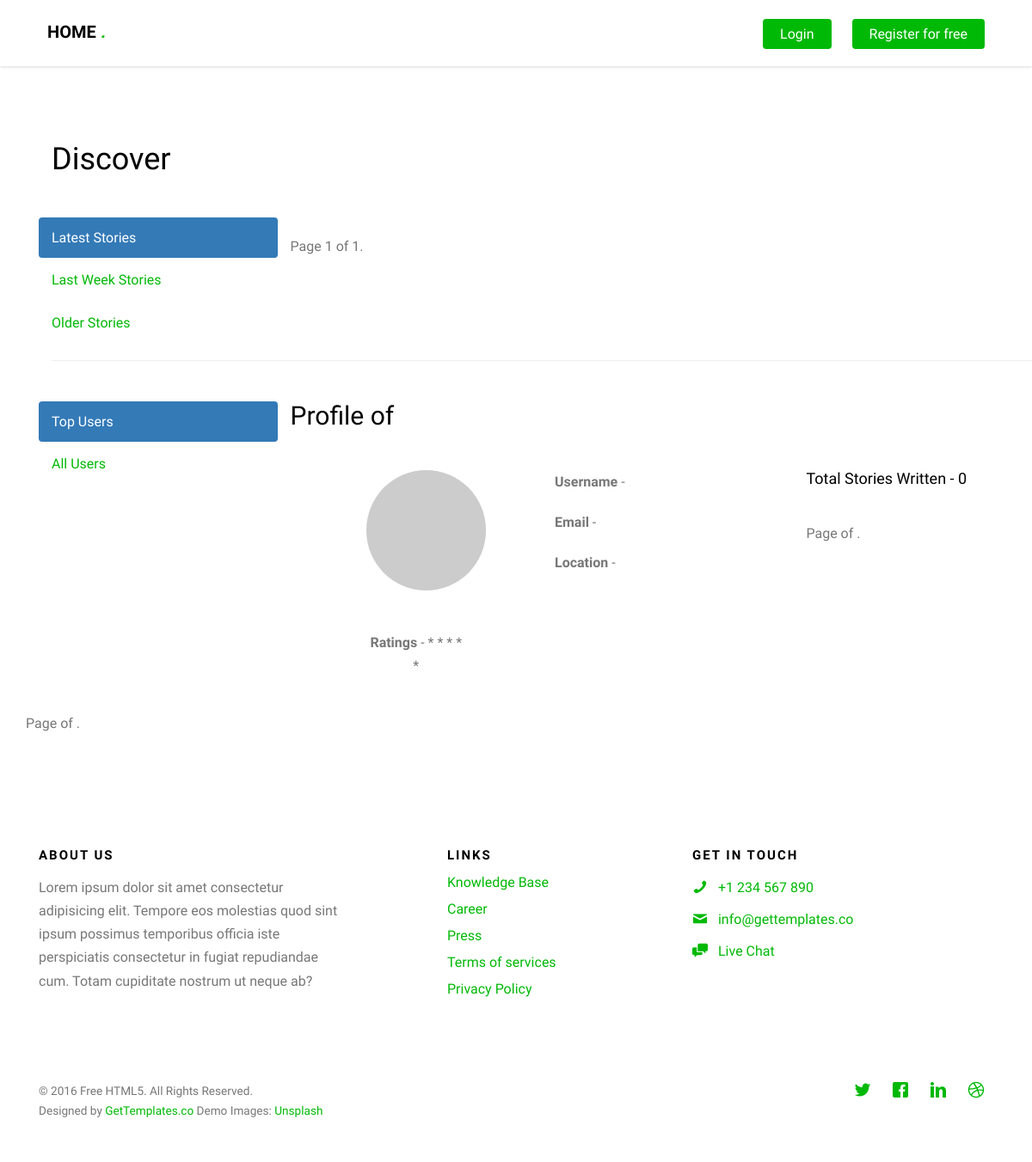
/posts/, run on an earlier commit of the app's database.
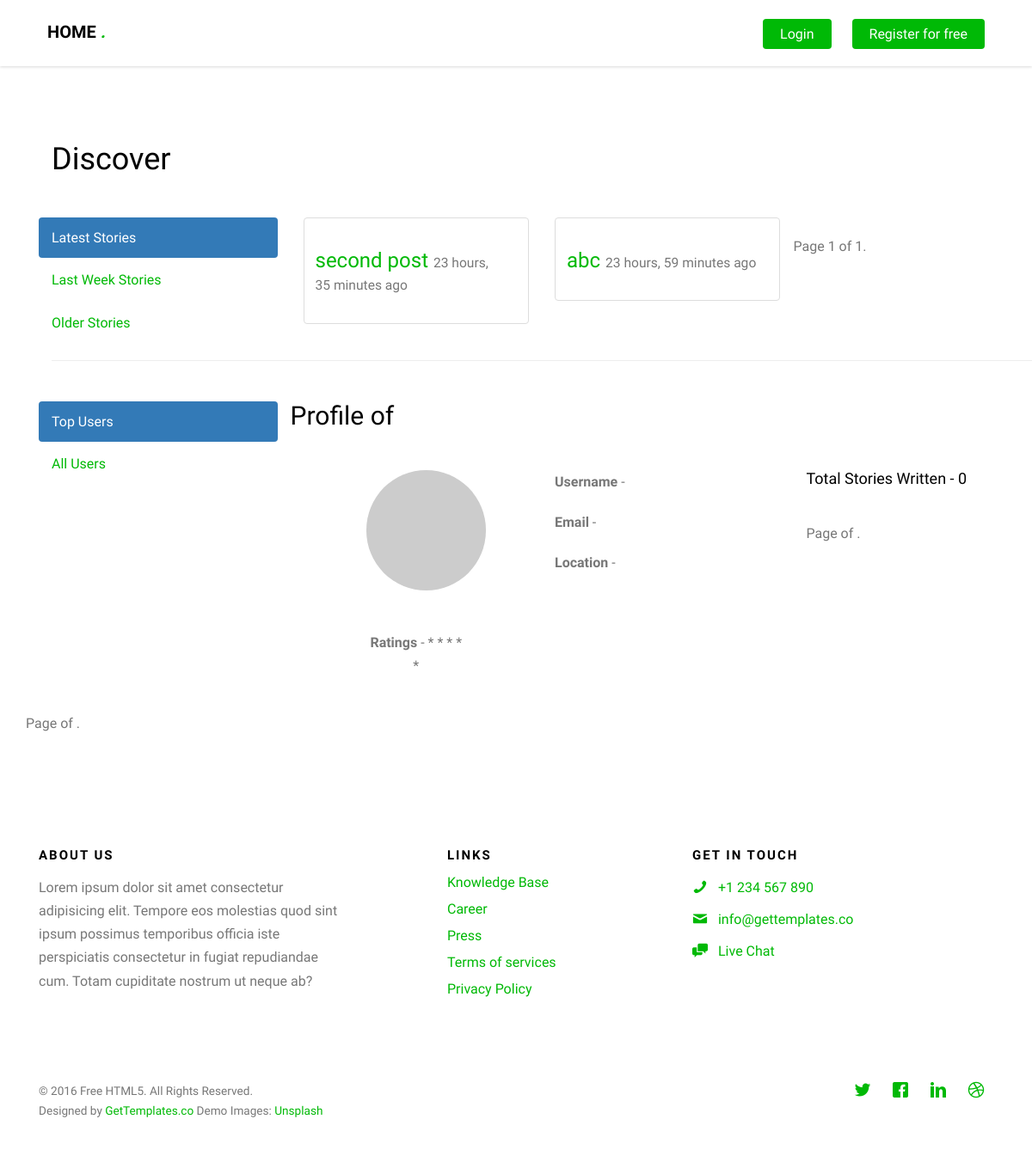
And on a later commit of the database.
### posts/models.py (models this page shows, shortened)
class Post(models.Model):
	user = models.ForeignKey(settings.AUTH_USER_MODEL, default=1)
	title = models.CharField(max_length=120)
	slug = models.SlugField(unique=True)
	image = models.ImageField(upload_to=upload_location,
		null=True,
		blank=True,
		height_field="height_field",
		width_field="width_field")
	video = models.FileField(
				upload_to=upload_location,
				validators=[validate_file_extension],
				null=True,
				blank=True,
			)
	height_field = models.IntegerField(default=0)
	width_field = models.IntegerField(default=0)
	content = models.TextField()
	draft = models.BooleanField(default=False)
	updated = models.DateTimeField(auto_now=True, auto_now_add=False)
	timestamp = models.DateTimeField(auto_now=False, auto_now_add=True)
	objects = PostManager()
	def get_absolute_url(self):
		return reverse("posts:content", kwargs={"slug" : self.slug})
	class Meta:
		ordering = ["-timestamp", "-updated"]

### posts/views.py (the view, shortened to what this page needs)
def post_list(request):
	if request.user.is_active or request.user.is_staff:
		title = "Post List"
	else:
		title = "Discover"
	from_date1 = datetime.datetime.now() - datetime.timedelta(days=1)
	from_date2 = datetime.datetime.now() - datetime.timedelta(days=7)
	queryset_list_day = Post.objects.active().order_by("-timestamp").filter(
					timestamp__range=[from_date1, datetime.datetime.now()]
				)
	queryset_list_week = Post.objects.active().order_by("-timestamp").filter(
					timestamp__range=[from_date2, datetime.datetime.now()]
				)
	queryset_list_older = Post.objects.active().order_by("-timestamp")
	query = request.GET.get('q')
	paginator1 = Paginator(queryset_list_day, 6)
	paginator2 = Paginator(queryset_list_week, 6)
	paginator3 = Paginator(queryset_list_older, 6)
	page_request_var = "page"
	page = request.GET.get(page_request_var)
	try:
		queryset1 = paginator1.page(page)
	except PageNotAnInteger:
		queryset1 = paginator1.page(1)
	except EmptyPage:
		queryset1 = paginator1.page(paginator1.num_pages)
	try:
		queryset2 = paginator2.page(page)
	except PageNotAnInteger:
		queryset2 = paginator2.page(1)
	except EmptyPage:
		queryset2 = paginator2.page(paginator2.num_pages)
	try:
		queryset3 = paginator3.page(page)
	except PageNotAnInteger:
		queryset3 = paginator3.page(1)
	except EmptyPage:
		queryset3 = paginator3.page(paginator3.num_pages)
	context = {
		"object_list_day" : queryset1,
		"object_list_week" : queryset2,
		"object_list_older" : queryset3,
		"title" : title,
		"page_request_var" : page_request_var,
	}
	if request.user.is_active or request.user.is_staff:
		return render(request, "post_list.html", context)
	else:
		return render(request, "discover.html", context)

### posts/models.py (called while the page is built)
	def active(self, *args, **kwargs):
		return super(PostManager, self).filter(draft=False)

### templates/discover.html (shortened to what this page needs)
{% extends "base.html" %}
{% block content %}
<h1>{{ title }}</h1>
<br>
<div class="row">
<div class="tabbable">
    <ul class="nav nav-pills nav-stacked col-md-3">
        <li class="active"><a href="#a" data-toggle="tab">Latest Stories</a></li>
        <li><a href="#b" data-toggle="tab">Last Week Stories</a></li>
        <li><a href="#c" data-toggle="tab">Older Stories</a></li>
    </ul>
    <div class="tab-content col-md-9">
        <div class="tab-pane active" id="a">
        	<div class="row">
        		{% for obj in object_list_day %}
				<div class="col-sm-6 col-md-4">
				<div class="thumbnail">
					<div class="caption">
						<br>
						<h3>
							<a href="{{ obj.get_absolute_url }}">{{ obj.title }}</a>
							<small>
							{{ obj.timestamp|timesince }} ago
							</small>
						</h3>
					</div>
				</div>
				</div>
	        	{% endfor %}
	        	<div class="pagination">
					<span class="step-links">
						<span class="current">
							Page {{ object_list_day.number }} of {{ object_list_day.paginator.num_pages }}.
						</span>
					</span>
				</div>
            </div>
    	</div>
 	   </div>
	</div>
</div>
<hr>
<br>
<div class="row">
<div class="tabbable">
    <ul class="nav nav-pills nav-stacked col-md-3">
        <li class="active"><a href="#a" data-toggle="tab">Top Users</a></li>
        <li><a href="#b" data-toggle="tab">All Users</a></li>
    </ul>
    <div class="tab-content col-md-9">
        <div class="tab-pane active" id="a">
        	<div class="row">
			<h2>Profile of {{ request.user.first_name }} {{ request.user.last_name }}</h2>
			<br>
			<div class="col-md-2 col-md-offset-1 text-center">
			    <img class = "img-circle" src="http://via.placeholder.com/300" width="120%">
			    <br>
			    <br>
			    <p><b>Ratings</b> - * * * * *</p>
			</div>
			<div class="col-md-4 col-md-offset-1">
			    <p><b>Username</b> - {{ request.user.username }}</p>
			    <p><b>Email</b> -  {{ request.user.email }}</p>
			    <p><b>Location</b> - </p>
			</div>
			<div class="col-md-4">
			    <h4>Total Stories Written - {{ object_list|length }}</h4>
			    <div class="pagination">
					<span class="step-links">
						<span class="current">
							Page {{ object_list.number }} of {{ object_list.paginator.num_pages }}.
						</span>
					</span>
				</div>
			</div>
			</div>
            </div>
    	</div>
        <div class="tab-pane" id="b">
        <div class="row">
	        	<div class="pagination">
					<span class="step-links">
						<span class="current">
							Page {{ object_list.number }} of {{ object_list.paginator.num_pages }}.
						</span>
					</span>
				</div>
            </div>
    	</div>
 	   </div>
	</div>
</div>
{% endblock %}

What changed in the data, as far as the page shows it:
added Post: title "second post", timestamp "23 hours, 35 minutes"
added Post: title "abc", timestamp "23 hours, 59 minutes"
